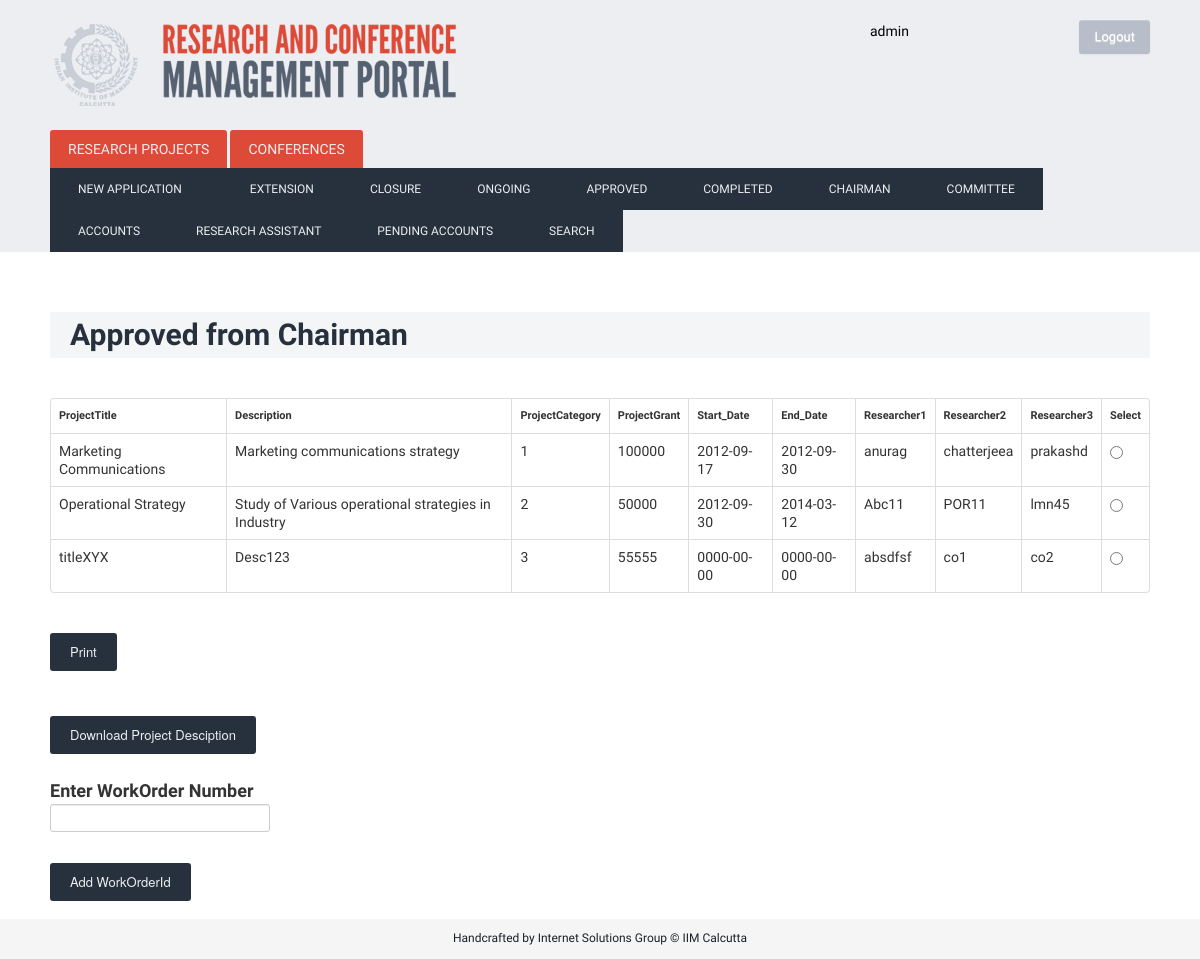
The app's page /index.php/approved (signed in), older data.
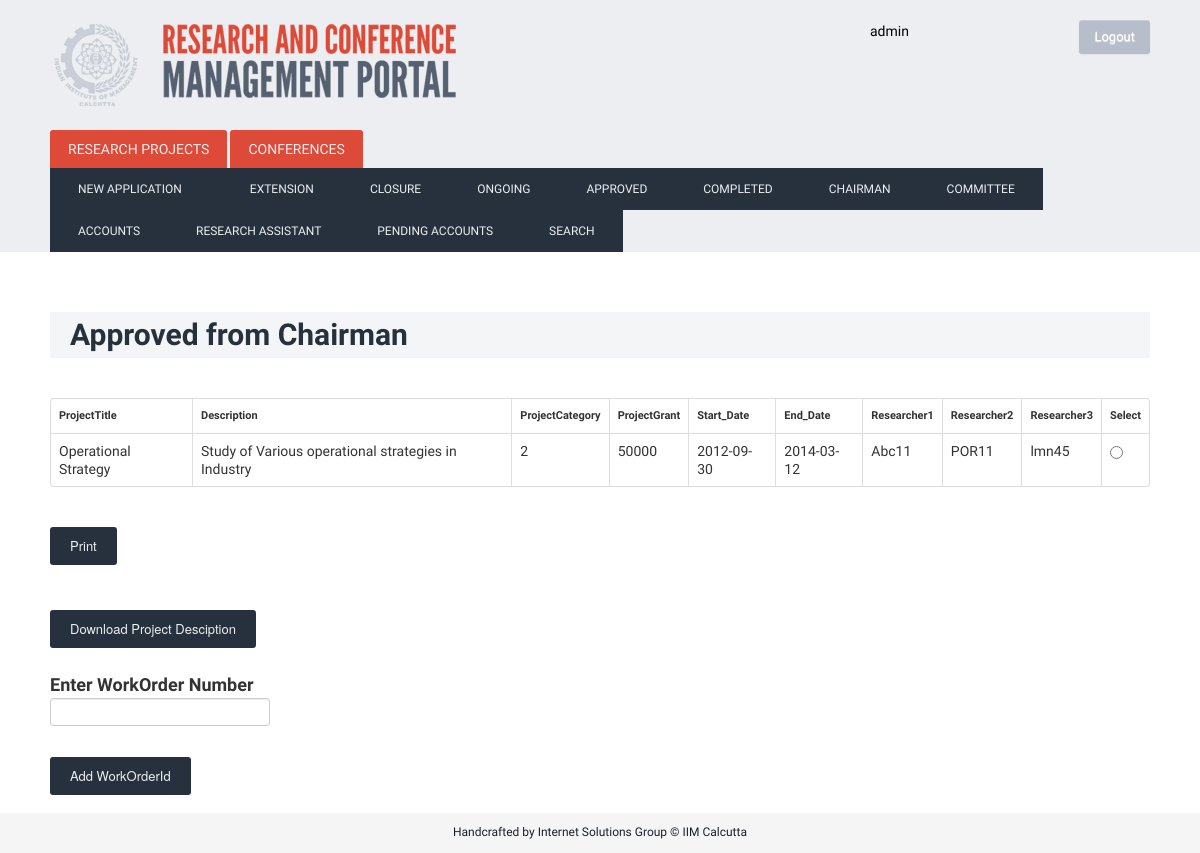
The same page, newer data.
### tables this page shows
CREATE TABLE IF NOT EXISTS `project` (
  `ProjectTitle` varchar(400) NOT NULL,
  `WorkOrderId` varchar(1000) NOT NULL,
  `ProjectId` bigint(200) NOT NULL AUTO_INCREMENT,
  `Description` varchar(2000) NOT NULL,
  `App_Date` timestamp NOT NULL DEFAULT CURRENT_TIMESTAMP COMMENT 'The  date of application of the project',
  `Start_Date` date NOT NULL,
  `End_Date` date NOT NULL,
  `Researcher1` varchar(80) NOT NULL,
  `Researcher2` varchar(80) NOT NULL,
  `Researcher3` varchar(80) NOT NULL,
  `ProjectCategory` varchar(30) NOT NULL,
  `ProjectGrant` int(11) NOT NULL,
  `PStatus` varchar(50) NOT NULL,
  `Deliverables` varchar(500) NOT NULL,
  `cases` int(11) NOT NULL DEFAULT '0',
  `journals` int(11) NOT NULL DEFAULT '0',
  `chapters` int(11) NOT NULL DEFAULT '0',
  `conference` int(11) NOT NULL DEFAULT '0',
  `paper` int(11) NOT NULL DEFAULT '0',
  `books` int(11) NOT NULL DEFAULT '0',
  `comm_approval` int(11) NOT NULL DEFAULT '0',
  `ResearchAssistanceBudget` int(11) NOT NULL,
  `RCEBudget` int(11) NOT NULL,
  `InvestigatorsBudget` int(11) NOT NULL,
  `TravelAccoBudget` int(11) NOT NULL,
  `CommunicationBudget` int(11) NOT NULL,
  `ITCostsBudget` int(11) NOT NULL,
  `DisseminationBudget` int(11) NOT NULL,
  `ContingencyBudget` int(11) NOT NULL,
  PRIMARY KEY (`ProjectId`),
  UNIQUE KEY `ProjectId` (`ProjectId`),
  UNIQUE KEY `ProjectId_2` (`ProjectId`)
);

### index.php (called while the page is built, shortened)
<?php
require_once BASEPATH.'core/CodeIgniter.php';

### application/models/project_model.php (called while the page is built, shortened)
<?PHP
class Project_model extends CI_Model {
	function project_status($status)
		{
		$queryStr='SELECT * FROM project WHERE PStatus = "'.$status.'";';
		$query = $this->db->query($queryStr);
		return $query;
		}
}
?>

### application/controllers/Approved.php (the view, shortened to what this page needs)
<?PHP
class Approved extends CI_Controller
{
	function index()
		{
			$data['myClass']=$this;
			$data['action']=0;
			if($_SESSION['usertype']==1){
				$this->load->view('layout',$data);
			}
			else{
			header("location:login");
			}
		}
	function load_php()
				{
				echo '<h1> Approved from Chairman </h1>';
				$this->load->model('project_model');
				$status='approved';
				$Query= $this->project_model->project_status($status);
				if($Query->num_rows()==0){
					 echo '<h3>&nbsp;&nbsp;No Approved Applications As Of Now </h3><br > </tbody> </TABLE>';
				}
				else
				{
				echo '
				<FORM METHOD=POST ACTION="Approved/AddWorkOrder">
				<TABLE width="90%" border="1" bordercolor="#993300" align="center" cellpadding="3" cellspacing="1" class="table_border_both_left"><tr  class="heading_table_top">
					 <table class="table table-bordered">
				<tbody>';
                echo '<TR><TD><h4>ProjectTitle</h4></TD>
                    <TD><h4>Description</h4></TD>
                    <TD><h4>ProjectCategory</TD>
                    <TD><h4>ProjectGrant</TD>
                    <TD><h4>Start_Date</TD>
					<TD><h4>End_Date</TD>
                    <TD><h4>Researcher1</TD>
                    <TD><h4>Researcher2</TD>
                    <TD><h4>Researcher3</h1></TD>
					<TD><h4>Select</h4></TD>
					</tbody>';
					 foreach($Query->result() as $row)
					 {
						 echo '<TR><TD>';
						 print $row->ProjectTitle;
						 echo '</TD><TD>';
						 print $row->Description;
						 echo '</TD><TD>';
						 print $row->ProjectCategory;
						 echo '</TD><TD>';
						 print $row->ProjectGrant;
						 echo '</TD><TD>';
						 print $row->Start_Date;
						 echo '</TD><TD>';
						 print $row->End_Date;
						 echo '</TD><TD>';
						 print $row->Researcher1;
						 echo '</TD><TD>';
						 print $row->Researcher2;
						 echo '</TD><TD>';
						 print $row->Researcher3;
						 echo '<TD><INPUT TYPE="RADIO" NAME="Choice1" VALUE="'.$row->ProjectId.'"></TD></TR>';
					 }
					 echo '</tbody></TABLE>';
					 if ($_SESSION['usertype']==1)
					{
					 echo'<br><INPUT TYPE=SUBMIT value="Print" name="Check"><br><br>';
					}
					 echo '<br><INPUT TYPE=SUBMIT value="Download Project Desciption" name="Check"><br><br>
					 <h3>Enter WorkOrder Number</h3> <input type="text" class="large" name="WorkId"></input> <br><br>
					 <INPUT TYPE=SUBMIT value="Add WorkOrderId" name="Check">
					</FORM>';
					}
	}
}
?>

### application/views/layout.php (shortened to what this page needs)
<!DOCTYPE html>
<html lang="en">
  <head>
    <link rel="stylesheet" href="/rp/static/css/bootstrap.min.css" >
    <link href="/rp/static/css/custom.css" rel="stylesheet" type="text/css" >
  </head>
  <body>
    <div class="mast_head">
        <div class="container">
            <div id="logo"></div>
			<?php
			$name = $_SESSION['username'];
			echo "<font color='black'>$name</font>";
			?>
            <a class="btn logout_btn" href="/rp/logout">Logout</a>
        </div>
    </div>
    <div class="top_nav">
           <div id="tabbar" class="usual">
            <div class="container">
                <ul id="bars">
                    <li><a href="#resproj">Research Projects</a></li>
                    <li><a href="#confs">Conferences</a></li>
                </ul>
                <div id="resproj" style="display: block">
                    <ul>
                        <li><a href="/rp/new_application">New Application</a> </li>
                        <li><a href="/rp/extension">Extension</a> </li>
						<li><a href="/rp/Completion_admin">Closure</a> </li>
                        <li><a href="/rp/ongoing">Ongoing</a> </li>
						<li><a href="/rp/Approved">Approved</a> </li>
                        <li><a href="/rp/completed">Completed</a> </li>
                        <li><a href="/rp/app_chairman">Chairman</a> </li>
                        <li><a href="/rp/app_committee">Committee</a> </li>
                        <li><a href="/rp/Accounts">Accounts</a> </li>
                        <li><a href="/rp/recurring">Research Assistant</a> </li>
						<li><a href="/rp/pendingAccounts">Pending Accounts</a> </li>
                        <li><a href="/rp/searchProject">Search</a> </li>
                    </ul>
                </div>
           </div>
        </div>
    </div>
    <div class="container">
        <div>
			<?php
					if ($action==0)
					{
					$myClass->load_php();
					}
					elseif ($action==1)
					{
					$myClass->load_php($msg);
					}
					elseif ($action==2)
					{
					$myClass->approveMsg($msg);
					}
					elseif ($action==3)
					{
					$myClass->load_search($searchBy,$searchValue);
					}
			?>
             </div>
        </div>
    <footer>
        <div id="container">
            <p>Handcrafted by Internet Solutions Group &copy; IIM Calcutta</p>
        </div>
    </footer>
  </body>
</html>

### static/css/custom.css (style rules this page uses)
html, body { height: 100%; }
body { background: url('/static/img/denim.png'); font-family: 'Droid Sans', sans-serif; font-weight: normal; font-size: 14px; line-height: 1.6; }
.container { width: 1100px; }
h4 { font-size: 11px; }
h1 { color: #27313D; margin-top: 60px; margin-bottom: 40px; font-weight: bold; background: #F4F5F6; padding: 5px 20px; }
#logo { width: 820px; height: 100px; background: url("../img/heading.png") -21px -9px no-repeat; float: left; }
.btn { padding: 10px 20px; background: #b7bec9; color: white; -webkit-border-radius: 3px; -moz-border-radius: 3px; border-radius: 3px; border: 0px; }
input[type=submit] { border: none; padding: 10px 20px; margin-right: 15px; color: #ECEEF1; background: #27313D; -webkit-border-radius: 3px; -moz-border-radius: 3px; border-radius: 3px; cursor: pointer; }
.logout_btn { float: right; padding: 8px 15px; font: 12px; }
.mast_head { background: #eceef1; color: white; height: 110px; padding-top: 20px; }
.usual ul { margin-left: 0px; }
.usual ul li a { font-size: 12px; border: none; height: auto; display : block; color: #ECEEF1; padding : 10px 18px; text-decoration: none; text-transform: uppercase; }
.usual div { clear:left; }
#tabbar { background: #eceef1; }
#tabbar ul li { float: left; list-style-type: none; }
#bars li { background: #DD4A38; margin-right: 3px; -webkit-border-radius: 3px 3px 0px 0px; -moz-border-radius: 3px 3px 0 0; border-radius: 3px 3px 0 0; }
#bars li a { font-size: 14px; }
#resproj ul li a { background: #27313D; padding: 12px 28px; text-decoration: none; }
#resproj ul li:first-child a { padding-right: 40px; }
footer { text-align: center; background-color: #f5f5f5; height: 40px; font-size: 12px; color: #1B2129; }
footer p { padding-top: 10px; }

Row changes from the older to the newer data that the page shows:
removed project: ProjectTitle "Marketing Communications", Description "Marketing communications strategy", ProjectCategory "1", ProjectGrant "100000", Start_Date "2012-09-17", End_Date "2012-09-30", Researcher1 "anurag", Researcher2 "chatterjeea", Researcher3 "prakashd"
removed project: ProjectTitle "titleXYX", Description "Desc123", ProjectCategory "3", ProjectGrant "55555", Start_Date "0000-00-00", End_Date "0000-00-00", Researcher1 "absdfsf", Researcher2 "co1", Researcher3 "co2"
